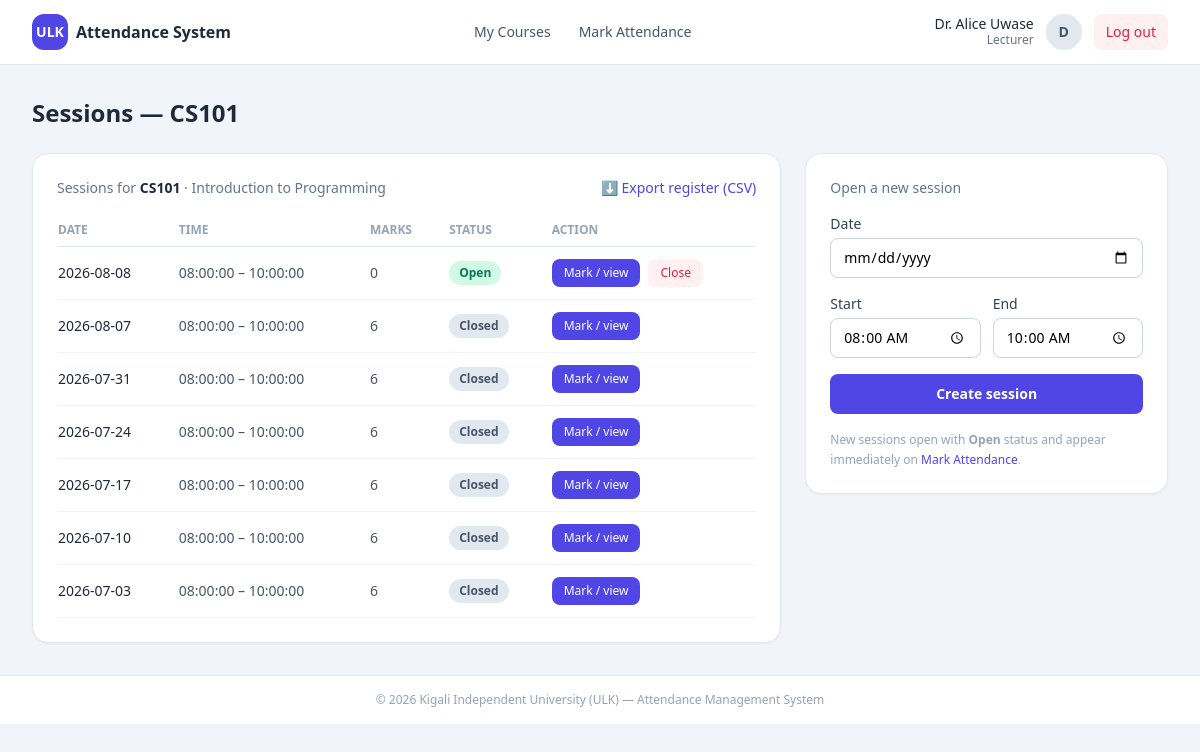
/lecturer_sessions.php?course_code=CS101 (signed in), run on the app's committed database.
### tables this page shows
CREATE TABLE courses (
  course_code VARCHAR(15) PRIMARY KEY,                
  title       VARCHAR(150) NOT NULL,
  credits     INT NOT NULL DEFAULT 3,
  department  VARCHAR(100) DEFAULT NULL
);

CREATE TABLE sessions (
  session_id   INT AUTO_INCREMENT PRIMARY KEY,
  course_code  VARCHAR(20) NOT NULL,
  lecturer_id  INT NOT NULL,
  session_date DATE NOT NULL,
  start_time   TIME NOT NULL,
  end_time     TIME NOT NULL,
  status   ENUM('Open','Closed') NOT NULL DEFAULT 'Open',
  FOREIGN KEY (course_code) REFERENCES courses(course_code) ON DELETE CASCADE,
  FOREIGN KEY (lecturer_id) REFERENCES lecturers(lecturer_id),
  INDEX idx_sessions_course_date (course_code, session_date)
);

### lecturer_sessions.php (the view, shortened to what this page needs)
<?php
require_once __DIR__ . '/config.php';
$course = $_GET['course_code'] ?? '';
$courseRow = $pdo->prepare('SELECT * FROM courses WHERE course_code = ?');
$courseRow->execute([$course]);
$courseRow = $courseRow->fetch();
$s = $pdo->prepare('
    SELECT s.*, COUNT(ar.record_id) AS marked
    FROM sessions s
    LEFT JOIN attendance_records ar ON ar.session_id = s.session_id
    WHERE s.course_code = ?
    GROUP BY s.session_id
    ORDER BY s.session_date DESC, s.start_time DESC');
$s->execute([$course]);
$sessions = $s->fetchAll();
include __DIR__ . '/includes/header.php';
?>
<div class="grid gap-6 lg:grid-cols-3">
    <div class="lg:col-span-2 bg-white rounded-2xl shadow-sm border border-slate-200 p-6">
        <div class="flex items-center justify-between mb-4">
            <p class="text-sm font-medium text-slate-500">
                Sessions for <span class="text-slate-800 font-semibold"><?= e($courseRow['course_code']) ?></span> · <?= e($courseRow['title']) ?>
            </p>
            <a href="<?= BASE_URL ?>/api/reports.php?course_code=<?= e($course) ?>&action=register_csv"
               class="inline-flex items-center gap-1 text-sm font-medium text-indigo-600 hover:underline">
                ⬇ Export register (CSV)
            </a>
        </div>
        <div class="overflow-x-auto">
            <table class="w-full text-sm">
                <thead>
                    <tr class="text-left text-xs uppercase text-slate-400 border-b border-slate-200">
                        <th class="py-2 pr-4">Date</th>
                        <th class="py-2 pr-4">Time</th>
                        <th class="py-2 pr-4">Marks</th>
                        <th class="py-2 pr-4">Status</th>
                        <th class="py-2">Action</th>
                    </tr>
                </thead>
                <tbody>
                    <?php foreach ($sessions as $sess): ?>
                        <tr class="border-b border-slate-100">
                            <td class="py-3 pr-4 font-medium text-slate-800"><?= e($sess['session_date']) ?></td>
                            <td class="py-3 pr-4 text-slate-600"><?= e($sess['start_time']) ?> – <?= e($sess['end_time']) ?></td>
                            <td class="py-3 pr-4 text-slate-600"><?= e($sess['marked']) ?></td>
                            <td class="py-3 pr-4"><?= status_badge($sess['status']) ?></td>
                            <td class="py-3">
                                <div class="flex gap-2">
                                    <a href="<?= BASE_URL ?>/lecturer_attendance.php?session_id=<?= (int)$sess['session_id'] ?>"
                                       class="rounded-lg bg-indigo-600 hover:bg-indigo-700 text-white px-3 py-1.5 text-xs font-medium">
                                        Mark / view
                                    </a>
                                    <?php if ($sess['status'] === 'Open'): ?>
                                        <button data-close-session="<?= (int)$sess['session_id'] ?>"
                                                class="rounded-lg bg-rose-50 hover:bg-rose-100 text-rose-600 px-3 py-1.5 text-xs font-medium">
                                            Close
                                        </button>
                                    <?php endif; ?>
                                </div>
                            </td>
                        </tr>
                    <?php endforeach; ?>
                </tbody>
            </table>
        </div>
    </div>
    <div class="bg-white rounded-2xl shadow-sm border border-slate-200 p-6 h-fit">
        <p class="text-sm font-medium text-slate-500 mb-4">Open a new session</p>
        <form id="sessionForm" class="space-y-4">
            <div>
                <label class="block text-sm font-medium text-slate-700 mb-1">Date</label>
                <input type="date" name="session_date" required
                       class="w-full rounded-lg border border-slate-300 px-3 py-2 text-sm">
            </div>
            <div class="grid grid-cols-2 gap-3">
                <div>
                    <label class="block text-sm font-medium text-slate-700 mb-1">Start</label>
                    <input type="time" name="start_time" value="08:00" required
                           class="w-full rounded-lg border border-slate-300 px-3 py-2 text-sm">
                </div>
                <div>
                    <label class="block text-sm font-medium text-slate-700 mb-1">End</label>
                    <input type="time" name="end_time" value="10:00" required
                           class="w-full rounded-lg border border-slate-300 px-3 py-2 text-sm">
                </div>
            </div>
            <button type="submit"
                    class="w-full rounded-lg bg-indigo-600 hover:bg-indigo-700 text-white font-semibold py-2.5 text-sm">
                Create session
            </button>
        </form>
        <p class="mt-4 text-xs text-slate-400 leading-relaxed">
            New sessions open with <strong>Open</strong> status and appear immediately on
            <a class="text-indigo-600 hover:underline" href="<?= BASE_URL ?>/lecturer_attendance.php">Mark Attendance</a>.
        </p>
    </div>
</div>
<?php include __DIR__ . '/includes/footer.php'; ?>

### config.php (shortened to what this page needs)
<?php
function e(string $value): string
{
    return htmlspecialchars($value, ENT_QUOTES, 'UTF-8');
}
function status_badge(string $status): string
{
    $map = [
        'Present' => 'badge-present',
        'Absent'  => 'badge-absent',
        'Late'    => 'badge-late',
        'Excused' => 'badge-excused',
        'Open'    => 'badge-open',
        'Closed'  => 'badge-closed',
    ];
    $cls = $map[$status] ?? '';
    return '<span class="badge ' . $cls . '">' . e($status) . '</span>';
}

### assets/css/app.css (style rules this page uses)
.badge { display: inline-flex; align-items: center; border-radius: 9999px; padding: 0.125rem 0.625rem; font-size: 0.75rem; font-weight: 600; line-height: 1.25rem; }
.badge-open { background-color: #d1fae5; color: #047857; }
.badge-closed { background-color: #e2e8f0; color: #475569; }

### data on the page
courses: course_code "CS101", title "Introduction to Programming"
sessions: session_date "2026-08-08", start_time "08:00:00", end_time "10:00:00", marked "0", status "Open"
sessions: session_date "2026-08-07", start_time "08:00:00", end_time "10:00:00", marked "6", status "Closed"
sessions: session_date "2026-07-31", start_time "08:00:00", end_time "10:00:00", marked "6", status "Closed"
sessions: session_date "2026-07-24", start_time "08:00:00", end_time "10:00:00", marked "6", status "Closed"
sessions: session_date "2026-07-17", start_time "08:00:00", end_time "10:00:00", marked "6", status "Closed"
sessions: session_date "2026-07-10", start_time "08:00:00", end_time "10:00:00", marked "6", status "Closed"
sessions: session_date "2026-07-03", start_time "08:00:00", end_time "10:00:00", marked "6", status "Closed"

### other printed values
$cu['name'] "Dr. Alice Uwase"
$cu['role'] "Lecturer"
substr($cu['name'] ?? '?', 0, 1) "D"
$pageTitle "Sessions — CS101"
